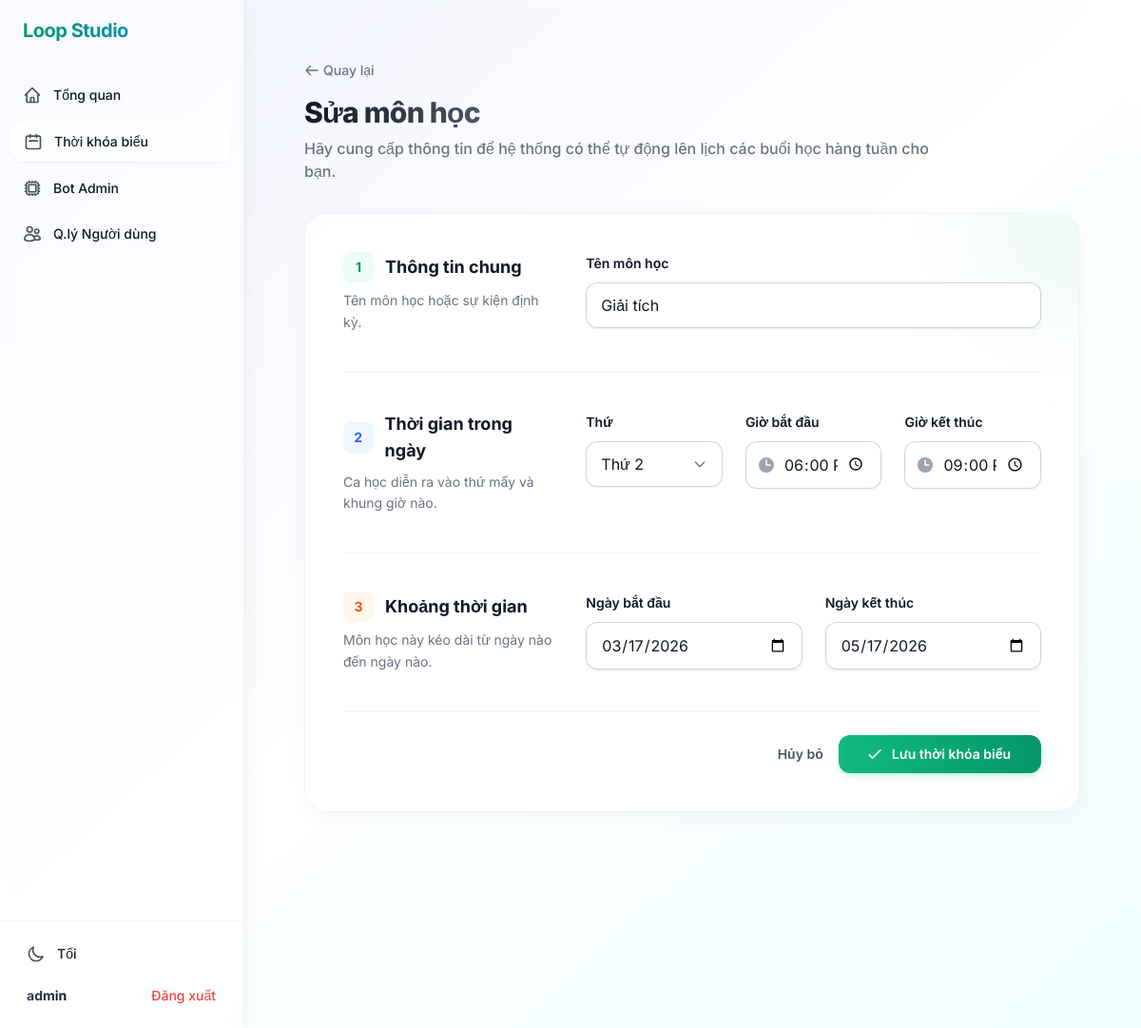
Screenshot of /schedule/1/edit (signed in) with the database file from the repository.
### src/models/schedule.py (models this page shows)
class Schedule(db.Model):
    __tablename__ = "schedules"
    id = db.Column(db.Integer, primary_key=True)
    name = db.Column(db.String(200), nullable=False)  # Môn A
    day_of_week = db.Column(db.Integer, nullable=False)  # 0=Mon, 6=Sun
    start_time = db.Column(db.Time, nullable=False)  # 18:00
    end_time = db.Column(db.Time, nullable=False)  # 21:00
    start_date = db.Column(db.Date, nullable=False)  # 17/3/2026
    end_date = db.Column(db.Date, nullable=False)  # 17/5/2026
    created_at = db.Column(db.DateTime, default=datetime.utcnow)
    sessions = db.relationship("ScheduleSession", backref="schedule", cascade="all, delete-orphan")

### src/routes/schedule.py (the view, shortened to what this page needs)
@schedule_bp.route("/<int:id>/edit", methods=["GET", "POST"])
@login_required
def edit(id):
    schedule = Schedule.query.get_or_404(id)
    return render_template("schedule/form.html", schedule=schedule, day_names=DAY_NAMES)

### src/templates/schedule/form.html (shortened to what this page needs)
{% extends "base.html" %}
{% block content %}
<div class="px-4 sm:px-6 lg:px-8 max-w-4xl mx-auto py-8">
    <div class="mb-8">
        <a href="{{ url_for('schedule.index') }}" class="inline-flex items-center text-sm font-medium text-gray-500 hover:text-gray-700 dark:text-gray-400 dark:hover:text-gray-300 transition-colors mb-4">
            <svg class="w-4 h-4 mr-1" fill="none" stroke="currentColor" viewBox="0 0 24 24">
                <path stroke-linecap="round" stroke-linejoin="round" stroke-width="2" d="M10 19l-7-7m0 0l7-7m-7 7h18"></path>
            </svg>
            Quay lại
        </a>
        <h1 class="text-3xl font-extrabold tracking-tight">
            <span class="bg-clip-text text-transparent bg-gradient-to-r from-gray-900 to-gray-600 dark:from-white dark:to-gray-300">
            </span>
        </h1>
        <p class="mt-2 text-base text-gray-500 dark:text-gray-400 font-medium max-w-2xl">
            Hãy cung cấp thông tin để hệ thống có thể tự động lên lịch các buổi học hàng tuần cho bạn.
        </p>
    </div>
    <div class="bg-white/80 dark:bg-gray-800/80 backdrop-blur-xl shadow-[0_4px_24px_rgba(0,0,0,0.04)] dark:shadow-[0_4px_24px_rgba(0,0,0,0.2)] border border-gray-200/50 dark:border-gray-700/50 sm:rounded-3xl overflow-hidden relative animate-[fadeIn_0.5s_ease-out]">
        <div class="absolute -top-24 -right-24 w-48 h-48 bg-brand-500/10 dark:bg-brand-500/20 rounded-full blur-3xl pointer-events-none"></div>
        <form method="post" class="p-6 sm:p-10 relative z-10">
            <div class="space-y-10">
                <div class="grid grid-cols-1 md:grid-cols-3 gap-8 pb-10 border-b border-gray-100 dark:border-gray-700/50">
                    <div class="md:col-span-1">
                        <h2 class="text-lg font-bold text-gray-900 dark:text-white flex items-center">
                            <span class="flex items-center justify-center w-8 h-8 rounded-lg bg-brand-50 text-brand-600 dark:bg-brand-900/40 dark:text-brand-400 font-bold mr-3 text-sm">1</span>
                            Thông tin chung
                        </h2>
                        <p class="mt-2 text-sm text-gray-500 dark:text-gray-400 leading-relaxed">
                            Tên môn học hoặc sự kiện định kỳ.
                        </p>
                    </div>
                    <div class="md:col-span-2 space-y-6">
                        <div>
                            <label for="name" class="block text-sm font-semibold leading-6 text-gray-900 dark:text-gray-200">Tên môn học</label>
                            <div class="mt-2 text-gray-500 relative rounded-md shadow-sm">
                                <input type="text" name="name" id="name" value="{{ schedule.name if schedule else '' }}" required
                                       placeholder="Ví dụ: Cấu trúc dữ liệu và giải thuật"
                                       class="block w-full rounded-xl border-0 py-3 px-4 text-gray-900 bg-white shadow-sm ring-1 ring-inset ring-gray-300 placeholder:text-gray-400 focus:ring-2 focus:ring-inset focus:ring-brand-500 dark:bg-gray-900/50 dark:text-white dark:ring-gray-700 dark:focus:ring-brand-500 sm:leading-6 transition-all">
                            </div>
                        </div>
                    </div>
                </div>
                <div class="grid grid-cols-1 md:grid-cols-3 gap-8 pb-10 border-b border-gray-100 dark:border-gray-700/50">
                    <div class="md:col-span-1">
                        <h2 class="text-lg font-bold text-gray-900 dark:text-white flex items-center">
                            <span class="flex items-center justify-center w-8 h-8 rounded-lg bg-blue-50 text-blue-600 dark:bg-blue-900/40 dark:text-blue-400 font-bold mr-3 text-sm">2</span>
                            Thời gian trong ngày
                        </h2>
                        <p class="mt-2 text-sm text-gray-500 dark:text-gray-400 leading-relaxed">
                            Ca học diễn ra vào thứ mấy và khung giờ nào.
                        </p>
                    </div>
                    <div class="md:col-span-2">
                        <div class="grid grid-cols-1 gap-6 sm:grid-cols-3">
                            <div class="sm:col-span-1">
                                <label for="day_of_week" class="block text-sm font-semibold leading-6 text-gray-900 dark:text-gray-200">Thứ</label>
                                <div class="mt-2 relative">
                                    <select name="day_of_week" id="day_of_week"
                                            class="block w-full rounded-xl border-0 py-3 px-4 text-gray-900 bg-white shadow-sm ring-1 ring-inset ring-gray-300 focus:ring-2 focus:ring-inset focus:ring-brand-500 dark:bg-gray-900/50 dark:text-white dark:ring-gray-700 dark:focus:ring-brand-500 sm:leading-6 transition-all appearance-none">
                                        {% for i in range(7) %}
                                        <option value="{{ i }}" {{ 'selected' if schedule and schedule.day_of_week == i else '' }}>{{ day_names[i] }}</option>
                                        {% endfor %}
                                    </select>
                                    <div class="pointer-events-none absolute inset-y-0 right-0 flex items-center px-4 text-gray-500">
                                    </div>
                                </div>
                            </div>
                            <div class="sm:col-span-1">
                                <label for="start_time" class="block text-sm font-semibold leading-6 text-gray-900 dark:text-gray-200">Giờ bắt đầu</label>
                                <div class="mt-2 relative">
                                    <div class="pointer-events-none absolute inset-y-0 left-0 flex items-center pl-3">
                                    </div>
                                    <input type="time" name="start_time" id="start_time" value="{{ schedule.start_time.strftime('%H:%M') if schedule else '18:00' }}" required
                                           class="block w-full rounded-xl border-0 py-3 pl-10 pr-4 text-gray-900 bg-white shadow-sm ring-1 ring-inset ring-gray-300 focus:ring-2 focus:ring-inset focus:ring-brand-500 dark:bg-gray-900/50 dark:text-white dark:ring-gray-700 dark:focus:ring-brand-500 sm:leading-6 transition-all">
                                </div>
                            </div>
                            <div class="sm:col-span-1">
                                <label for="end_time" class="block text-sm font-semibold leading-6 text-gray-900 dark:text-gray-200">Giờ kết thúc</label>
                                <div class="mt-2 relative">
                                    <div class="pointer-events-none absolute inset-y-0 left-0 flex items-center pl-3">
                                    </div>
                                    <input type="time" name="end_time" id="end_time" value="{{ schedule.end_time.strftime('%H:%M') if schedule else '21:00' }}" required
                                           class="block w-full rounded-xl border-0 py-3 pl-10 pr-4 text-gray-900 bg-white shadow-sm ring-1 ring-inset ring-gray-300 focus:ring-2 focus:ring-inset focus:ring-brand-500 dark:bg-gray-900/50 dark:text-white dark:ring-gray-700 dark:focus:ring-brand-500 sm:leading-6 transition-all">
                                </div>
                            </div>
                        </div>
                    </div>
                </div>
                <div class="grid grid-cols-1 md:grid-cols-3 gap-8">
                    <div class="md:col-span-1">
                        <h2 class="text-lg font-bold text-gray-900 dark:text-white flex items-center">
                            <span class="flex items-center justify-center w-8 h-8 rounded-lg bg-orange-50 text-orange-600 dark:bg-orange-900/40 dark:text-orange-400 font-bold mr-3 text-sm">3</span>
                            Khoảng thời gian
                        </h2>
                        <p class="mt-2 text-sm text-gray-500 dark:text-gray-400 leading-relaxed">
                            Môn học này kéo dài từ ngày nào đến ngày nào.
                        </p>
                    </div>
                    <div class="md:col-span-2">
                        <div class="grid grid-cols-1 gap-6 sm:grid-cols-2">
                            <div class="sm:col-span-1">
                                <label for="start_date" class="block text-sm font-semibold leading-6 text-gray-900 dark:text-gray-200">Ngày bắt đầu</label>
                                <div class="mt-2 text-gray-500 relative rounded-md shadow-sm">
                                    <input type="date" name="start_date" id="start_date"
                                           value="{{ schedule.start_date.strftime('%Y-%m-%d') if schedule else '' }}" required
                                           class="block w-full rounded-xl border-0 py-3 px-4 text-gray-900 bg-white shadow-sm ring-1 ring-inset ring-gray-300 focus:ring-2 focus:ring-inset focus:ring-brand-500 dark:bg-gray-900/50 dark:text-white dark:ring-gray-700 dark:focus:ring-brand-500 sm:leading-6 transition-all"
                                           {% if not schedule %}x-init="$el.value = new Date().toISOString().split('T')[0]"{% endif %}>
                                </div>
                            </div>
                            <div class="sm:col-span-1">
                                <label for="end_date" class="block text-sm font-semibold leading-6 text-gray-900 dark:text-gray-200">Ngày kết thúc</label>
                                <div class="mt-2 text-gray-500 relative rounded-md shadow-sm">
                                    <input type="date" name="end_date" id="end_date"
                                           value="{{ schedule.end_date.strftime('%Y-%m-%d') if schedule else '' }}" required
                                           class="block w-full rounded-xl border-0 py-3 px-4 text-gray-900 bg-white shadow-sm ring-1 ring-inset ring-gray-300 focus:ring-2 focus:ring-inset focus:ring-brand-500 dark:bg-gray-900/50 dark:text-white dark:ring-gray-700 dark:focus:ring-brand-500 sm:leading-6 transition-all"
                                           {% if not schedule %}x-init="let d = new Date(); d.setMonth(d.getMonth() + 2); $el.value = d.toISOString().split('T')[0]"{% endif %}>
                                </div>
                            </div>
                        </div>
                    </div>
                </div>
            </div>
            <div class="mt-10 flex items-center justify-end gap-x-4 pt-6 border-t border-gray-100 dark:border-gray-700/50">
                <a href="{{ url_for('schedule.index') }}" class="text-sm font-semibold leading-6 text-gray-600 hover:text-gray-900 dark:text-gray-400 dark:hover:text-white transition-colors">
                    Hủy bỏ
                </a>
                <button type="submit" class="inline-flex items-center justify-center rounded-xl bg-gradient-to-r from-brand-500 to-brand-600 dark:from-brand-600 dark:to-brand-700 px-8 py-2.5 text-sm font-semibold text-white shadow-md shadow-brand-500/20 hover:shadow-lg hover:from-brand-400 hover:to-brand-500 dark:hover:from-brand-500 dark:hover:to-brand-600 focus-visible:outline focus-visible:outline-2 focus-visible:outline-offset-2 focus-visible:outline-brand-500 transition-all duration-200 transform hover:-translate-y-0.5">
                    <svg class="w-5 h-5 mr-2 -ml-1 opacity-90" fill="none" stroke="currentColor" viewBox="0 0 24 24">
                        <path stroke-linecap="round" stroke-linejoin="round" stroke-width="2" d="M5 13l4 4L19 7"></path>
                    </svg>
                    Lưu thời khóa biểu
                </button>
            </div>
        </form>
    </div>
</div>
{% endblock %}

### src/templates/base.html (style rules this page uses)
body { font-family: 'Inter', sans-serif; }

### rows the page displays
Schedule: name "Giải tích", start_time "18:00", end_time "21:00", start_date "03/17/2026", end_date "05/17/2026"

### other values shown
form field day_of_week "Thứ 2"
